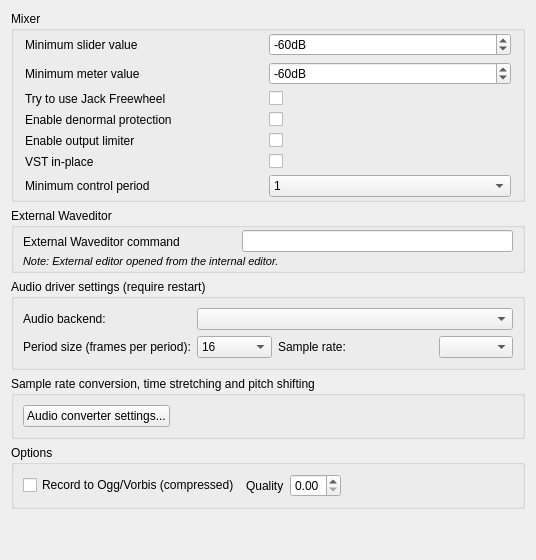
     <widget class="QWidget" name="tab">
      <attribute name="title">
       <string>Audio</string>
      </attribute>
      <layout class="QGridLayout">
       <item row="2" column="0">
        <widget class="QGroupBox" name="deviceAudioGroupBox">
         <property name="title">
          <string>Audio driver settings (require restart)</string>
         </property>
         <layout class="QGridLayout" name="gridLayout4_1">
          <item row="1" column="2">
           <widget class="QLabel" name="deviceAudioRateLabel">
            <property name="text">
             <string>Sample rate:</string>
            </property>
            <property name="wordWrap">
             <bool>false</bool>
            </property>
           </widget>
          </item>
          <item row="0" column="0">
           <widget class="QLabel" name="deviceAudioBackendLabel">
            <property name="toolTip">
             <string/>
            </property>
            <property name="text">
             <string>Audio backend:</string>
            </property>
            <property name="wordWrap">
             <bool>false</bool>
            </property>
           </widget>
          </item>
          <item row="1" column="1">
           <widget class="QComboBox" name="deviceAudioSize">
            <property name="toolTip">
             <string>Shorter periods give better midi playback resolution. Note that this cannot be set with Jack devices!</string>
            </property>
            <item>
             <property name="text">
              <string>16</string>
             </property>
            </item>
            <item>
             <property name="text">
              <string>32</string>
             </property>
            </item>
            <item>
             <property name="text">
              <string>64</string>
             </property>
            </item>
            <item>
             <property name="text">
              <string>128</string>
             </property>
            </item>
            <item>
             <property name="text">
              <string>256</string>
             </property>
            </item>
            <item>
             <property name="text">
              <string>512</string>
             </property>
            </item>
            <item>
             <property name="text">
              <string>1024</string>
             </property>
            </item>
            <item>
             <property name="text">
              <string>2048</string>
             </property>
            </item>
           </widget>
          </item>
          <item row="0" column="1" colspan="4">
           <widget class="QComboBox" name="deviceAudioBackendComboBox"/>
          </item>
          <item row="1" column="0">
           <widget class="QLabel" name="deviceAudioSizeLabel">
            <property name="text">
             <string>Period size (frames per period):</string>
            </property>
            <property name="wordWrap">
             <bool>false</bool>
            </property>
           </widget>
          </item>
          <item row="1" column="4">
           <widget class="QComboBox" name="deviceAudioRate">
            <property name="toolTip">
             <string>Note that samplerate cannot be set with Jack devices!</string>
            </property>
           </widget>
          </item>
         </layout>
        </widget>
       </item>
       <item row="0" column="0">
        <widget class="QGroupBox" name="GroupBox4">
         <property name="title">
          <string>Mixer</string>
         </property>
         <layout class="QGridLayout">
          <property name="leftMargin">
           <number>11</number>
          </property>
          <property name="topMargin">
           <number>2</number>
          </property>
          <property name="rightMargin">
           <number>11</number>
          </property>
          <property name="bottomMargin">
           <number>2</number>
          </property>
          <property name="horizontalSpacing">
           <number>2</number>
          </property>
          <property name="verticalSpacing">
           <number>6</number>
          </property>
          <item row="0" column="1">
           <widget class="QSpinBox" name="minSliderSelect">
            <property name="suffix">
             <string>dB</string>
            </property>
            <property name="minimum">
             <number>-100</number>
            </property>
            <property name="maximum">
             <number>0</number>
            </property>
            <property name="singleStep">
             <number>10</number>
            </property>
            <property name="value">
             <number>-60</number>
            </property>
           </widget>
          </item>
          <item row="1" column="0">
           <widget class="QLabel" name="TextLabel3_2">
            <property name="text">
             <string>Minimum meter value</string>
            </property>
            <property name="wordWrap">
             <bool>false</bool>
            </property>
           </widget>
          </item>
          <item row="0" column="0">
           <widget class="QLabel" name="TextLabel2_2">
            <property name="text">
             <string>Minimum slider value</string>
            </property>
            <property name="wordWrap">
             <bool>false</bool>
            </property>
           </widget>
          </item>
          <item row="1" column="1">
           <widget class="QSpinBox" name="minMeterSelect">
            <property name="suffix">
             <string>dB</string>
            </property>
            <property name="minimum">
             <number>-100</number>
            </property>
            <property name="maximum">
             <number>0</number>
            </property>
            <property name="singleStep">
             <number>10</number>
            </property>
            <property name="value">
             <number>-60</number>
            </property>
           </widget>
          </item>
          <item row="2" column="0">
           <widget class="QLabel" name="freewheelLabel">
            <property name="text">
             <string>Try to use Jack Freewheel</string>
            </property>
            <property name="wordWrap">
             <bool>false</bool>
            </property>
           </widget>
          </item>
          <item row="3" column="1">
           <widget class="QCheckBox" name="denormalCheckBox">
            <property name="text">
             <string/>
            </property>
           </widget>
          </item>
          <item row="2" column="1">
           <widget class="QCheckBox" name="freewheelCheckBox">
            <property name="toolTip">
             <string>Speeds bounce operations</string>
            </property>
            <property name="whatsThis">
             <string>Use Jack Freewheel mode if possible.
This dramatically speeds bounce operations.</string>
            </property>
            <property name="text">
             <string/>
            </property>
           </widget>
          </item>
          <item row="3" column="0">
           <widget class="QLabel" name="textLabel1_5">
            <property name="text">
             <string>Enable denormal protection</string>
            </property>
            <property name="wordWrap">
             <bool>false</bool>
            </property>
           </widget>
          </item>
          <item row="4" column="0">
           <widget class="QLabel" name="textLabel1_5_2">
            <property name="text">
             <string>Enable output limiter</string>
            </property>
            <property name="wordWrap">
             <bool>false</bool>
            </property>
           </widget>
          </item>
          <item row="4" column="1">
           <widget class="QCheckBox" name="outputLimiterCheckBox">
            <property name="text">
             <string/>
            </property>
           </widget>
          </item>
          <item row="5" column="0">
           <widget class="QLabel" name="vstInPlaceTextLabel">
            <property name="text">
             <string>VST in-place</string>
            </property>
            <property name="wordWrap">
             <bool>false</bool>
            </property>
           </widget>
          </item>
          <item row="5" column="1">
           <widget class="QCheckBox" name="vstInPlaceCheckBox">
            <property name="toolTip">
             <string>Enable VST in-place processing (restart required)</string>
            </property>
            <property name="whatsThis">
             <string>Enable VST in-place processing. Turn this off if
 VST Ladspa effect rack plugins do not work or
 feedback loudly, even if they are supposed to
 be in-place capable. Setting requires a restart.</string>
            </property>
            <property name="text">
             <string/>
            </property>
           </widget>
          </item>
          <item row="6" column="0">
           <widget class="QLabel" name="minControlProcessPeriodLabel">
            <property name="text">
             <string>Minimum control period</string>
            </property>
           </widget>
          </item>
          <item row="6" column="1">
           <widget class="QComboBox" name="minControlProcessPeriodComboBox">
            <property name="toolTip">
             <string>Minimum audio controller process period (samples).
</string>
            </property>
            <property name="whatsThis">
             <string>Minimum audio controller process period (samples).
Adjusts responsiveness of audio controls and
 controller graphs. Set a low value for fast, smooth
 control. If it causes performance problems, set a
 higher value. </string>
            </property>
            <property name="maxVisibleItems">
             <number>15</number>
            </property>
            <item>
             <property name="text">
              <string>1</string>
             </property>
            </item>
            <item>
             <property name="text">
              <string>2</string>
             </property>
            </item>
            <item>
             <property name="text">
              <string>4</string>
             </property>
            </item>
            <item>
             <property name="text">
              <string>8</string>
             </property>
            </item>
            <item>
             <property name="text">
              <string>16</string>
             </property>
            </item>
            <item>
             <property name="text">
              <string>32</string>
             </property>
            </item>
            <item>
             <property name="text">
              <string>64</string>
             </property>
            </item>
            <item>
             <property name="text">
              <string>128</string>
             </property>
            </item>
            <item>
             <property name="text">
              <string>256</string>
             </property>
            </item>
            <item>
             <property name="text">
              <string>512</string>
             </property>
            </item>
            <item>
             <property name="text">
              <string>1024</string>
             </property>
            </item>
            <item>
             <property name="text">
              <string>2048</string>
             </property>
            </item>
           </widget>
          </item>
         </layout>
        </widget>
       </item>
       <item row="1" column="0">
        <widget class="QGroupBox" name="groupBox13">
         <property name="title">
          <string>External Waveditor</string>
         </property>
         <layout class="QGridLayout">
          <property name="topMargin">
           <number>2</number>
          </property>
          <property name="bottomMargin">
           <number>2</number>
          </property>
          <property name="spacing">
           <number>2</number>
          </property>
          <item row="0" column="0">
           <layout class="QGridLayout" name="gridLayoutwaveEditor">
            <item row="0" column="0">
             <layout class="QHBoxLayout" name="qhboxLayoutWaveEditor">
              <item>
               <widget class="QLabel" name="textLabel2_2">
                <property name="sizePolicy">
                 <sizepolicy hsizetype="Preferred" vsizetype="Preferred">
                  <horstretch>1</horstretch>
                  <verstretch>0</verstretch>
                 </sizepolicy>
                </property>
                <property name="text">
                 <string>External Waveditor command</string>
                </property>
                <property name="wordWrap">
                 <bool>false</bool>
                </property>
               </widget>
              </item>
              <item>
               <spacer name="spacer13">
                <property name="orientation">
                 <enum>Qt::Horizontal</enum>
                </property>
                <property name="sizeType">
                 <enum>QSizePolicy::Expanding</enum>
                </property>
                <property name="sizeHint" stdset="0">
                 <size>
                  <width>60</width>
                  <height>23</height>
                 </size>
                </property>
               </spacer>
              </item>
              <item>
               <widget class="QLineEdit" name="externalWavEditorSelect">
                <property name="sizePolicy">
                 <sizepolicy hsizetype="Expanding" vsizetype="Fixed">
                  <horstretch>2</horstretch>
                  <verstretch>0</verstretch>
                 </sizepolicy>
                </property>
               </widget>
              </item>
             </layout>
            </item>
            <item row="1" column="0">
             <widget class="QLabel" name="textLabel1_6">
              <property name="font">
               <font>
                <pointsize>8</pointsize>
                <italic>true</italic>
               </font>
              </property>
              <property name="text">
               <string>Note: External editor opened from the internal editor.</string>
              </property>
              <property name="wordWrap">
               <bool>false</bool>
              </property>
             </widget>
            </item>
           </layout>
          </item>
         </layout>
        </widget>
       </item>
       <item row="3" column="0">
        <widget class="QGroupBox" name="audioConvertersGroupBox">
         <property name="title">
          <string>Sample rate conversion, time stretching and pitch shifting</string>
         </property>
         <layout class="QHBoxLayout" name="horizontalLayout_6">
          <item>
           <widget class="QPushButton" name="audioConvertersButton">
            <property name="text">
             <string>Audio converter settings...</string>
            </property>
           </widget>
          </item>
          <item>
           <spacer name="horizontalSpacer_4">
            <property name="orientation">
             <enum>Qt::Horizontal</enum>
            </property>
            <property name="sizeHint" stdset="0">
             <size>
              <width>343</width>
              <height>20</height>
             </size>
            </property>
           </spacer>
          </item>
         </layout>
        </widget>
       </item>
       <item row="4" column="0">
        <widget class="QGroupBox" name="audioOptionsGroupBox">
         <property name="title">
          <string>Options</string>
         </property>
         <layout class="QVBoxLayout" name="audioOptionsLayout">
          <item>
           <layout class="QHBoxLayout" name="recordOggVorbisLayout">
            <item>
             <widget class="QCheckBox" name="recordOggVorbisCheckBox">
              <property name="toolTip">
               <string>Record wave tracks to Ogg/Vorbis files instead of
32 bit float wave files. Uses far less disk space,
at some loss of quality.
Recorded audio can not be edited in place in the wave editor,
and loop recording keeps only the first pass.</string>
              </property>
              <property name="text">
               <string>Record to Ogg/Vorbis (compressed)</string>
              </property>
             </widget>
            </item>
            <item>
             <widget class="QLabel" name="recordOggVorbisQualityLabel">
              <property name="text">
               <string>Quality</string>
              </property>
             </widget>
            </item>
            <item>
             <widget class="QDoubleSpinBox" name="recordOggVorbisQualitySpinBox">
              <property name="toolTip">
               <string>Ogg/Vorbis encoding quality.
0.0 = smallest files, 1.0 = best quality.
0.4 is roughly 128 kbit/s for stereo.</string>
              </property>
              <property name="decimals">
               <number>2</number>
              </property>
              <property name="minimum">
               <double>0.000000000000000</double>
              </property>
              <property name="maximum">
               <double>1.000000000000000</double>
              </property>
              <property name="singleStep">
               <double>0.100000000000000</double>
              </property>
             </widget>
            </item>
            <item>
             <spacer name="recordOggVorbisSpacer">
              <property name="orientation">
               <enum>Qt::Horizontal</enum>
              </property>
              <property name="sizeHint" stdset="0">
               <size>
                <width>0</width>
                <height>0</height>
               </size>
              </property>
             </spacer>
            </item>
           </layout>
          </item>
         </layout>
        </widget>
       </item>
       <item row="5" column="0">
        <spacer name="verticalSpacer_12">
         <property name="orientation">
          <enum>Qt::Vertical</enum>
         </property>
         <property name="sizeHint" stdset="0">
          <size>
           <width>20</width>
           <height>40</height>
          </size>
         </property>
        </spacer>
       </item>
      </layout>
     </widget>
